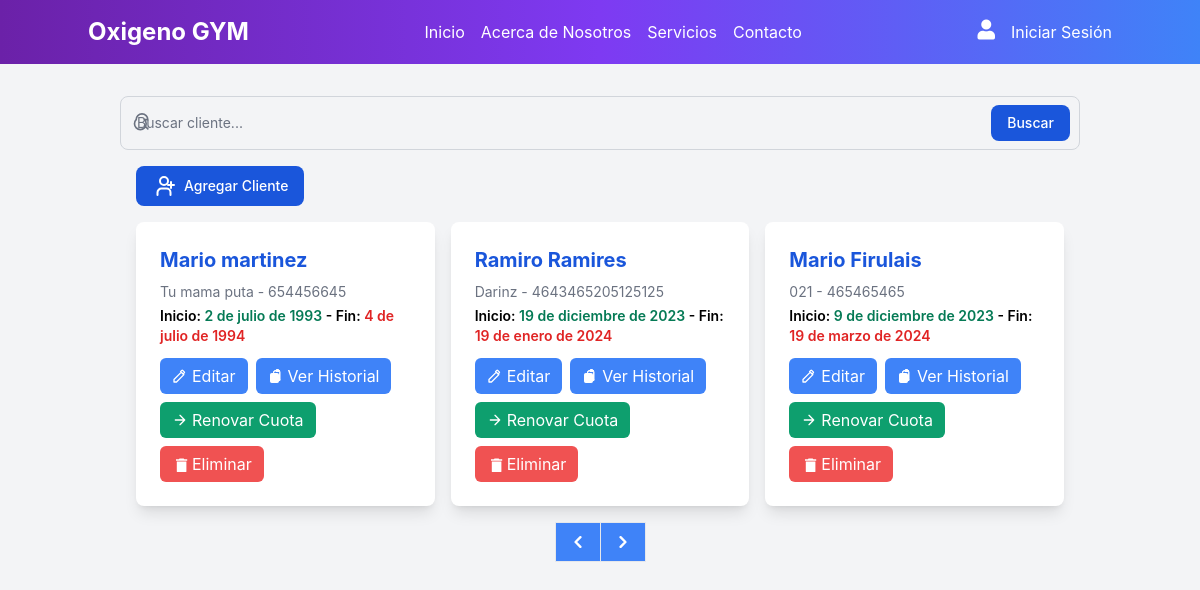
The app's page /clientes/crear/, older data.
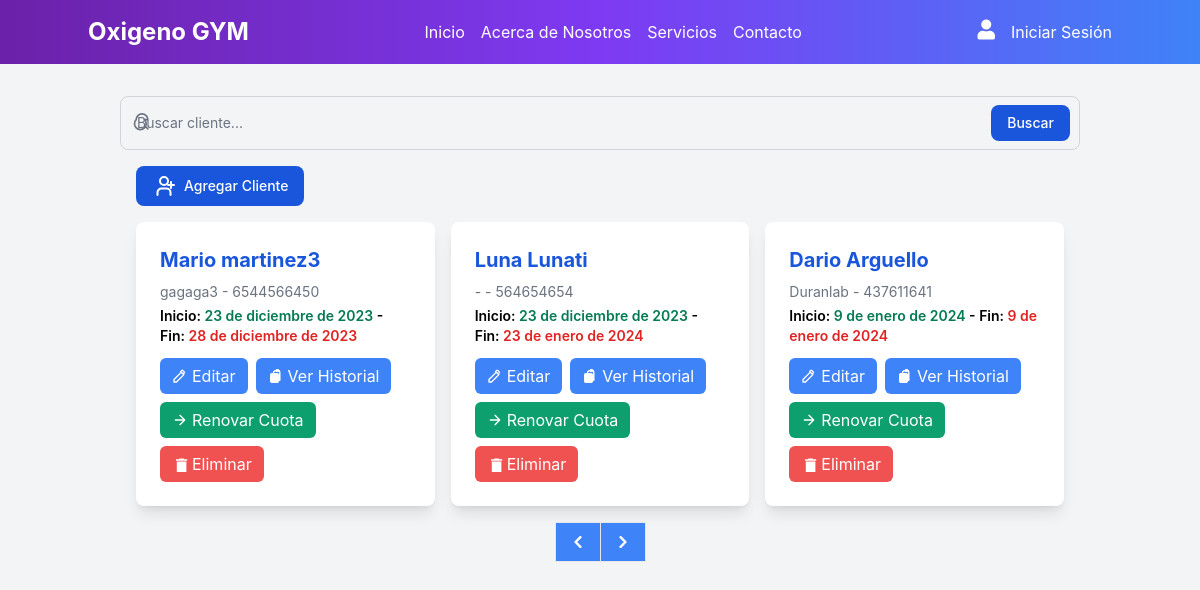
The same page, newer data.
### OxigenoGYMAPP/models.py (models this page shows, shortened)
class Cliente(models.Model):
    id_cliente = models.AutoField(primary_key=True)
    nombre_completo = models.CharField(max_length=100)
    dni = models.CharField(max_length=20, unique=True)
    apodo = models.CharField(max_length=50, blank=True)
    fecha_inicio_cuota = models.DateField(default=default_fecha_inicio, blank=True, null=True)
    fecha_fin_cuota = models.DateField(default=default_fecha_fin, blank=True, null=True)

### OxigenoGYMAPP/views.py (the view)
# urls.py: path('clientes/crear/', views.crear_cliente, name='crear_cliente'),
def crear_cliente(request):
    if request.method == 'POST':
        form = ClienteForm(request.POST)
        if form.is_valid():
            try:
                form.save()
                return redirect('listar_clientes')
            except IntegrityError:
                existing_client = Cliente.objects.get(dni=form.cleaned_data['dni'])
                messages.error(request, f'El cliente con DNI {existing_client.dni} ya existe.')
        else:
            print("Formulario no válido:", form.errors)
    else:
        form = ClienteForm()
    clientes = Cliente.objects.all()
    return render(request, 'clientes.html', {'clientes': clientes, 'form': form})

### OxigenoGYMAPP/forms.py (shortened to what this page needs)
class ClienteForm(forms.ModelForm):
    class Meta:
        model = Cliente
        fields = ['nombre_completo', 'dni', 'apodo', 'fecha_inicio_cuota', 'fecha_fin_cuota']
        widgets = {
            'fecha_inicio_cuota': forms.DateInput(attrs={'type': 'date', 'placeholder': 'YYYY-MM-DD'}, format='%Y-%m-%d'),
            'fecha_fin_cuota': forms.DateInput(attrs={'type': 'date', 'placeholder': 'YYYY-MM-DD'}, format='%Y-%m-%d'),
        }
    def __init__(self, *args, **kwargs):
        super(ClienteForm, self).__init__(*args, **kwargs)
        if self.instance and self.instance.pk:
            self.fields['fecha_inicio_cuota'].initial = self.instance.fecha_inicio_cuota
            self.fields['fecha_fin_cuota'].initial = self.instance.fecha_fin_cuota

### OxigenoGYMAPP/models.py (called while the page is built)
def default_fecha_inicio():
    return datetime.now().date()

def default_fecha_fin():
    return (datetime.now() + timedelta(days=30)).date()

### OxigenoGYMAPP/templates/clientes.html (shortened to what this page needs)
{% extends 'base.html' %}
{% block content %}
<link href="https://cdnjs.cloudflare.com/ajax/libs/flowbite/2.2.0/flowbite.min.css" rel="stylesheet" />
<div class="container mx-auto p-4">
    <form method="get" action="{% url 'listar_clientes' %}">
        <div class="relative">
            <div class="absolute inset-y-0 left-0 flex items-center pl-3 pointer-events-none">
            </div>
            <input type="search" name="q" id="default-search" class="block w-full p-4 pl-12 text-sm text-gray-900 placeholder-gray-500 bg-gray-100 border border-gray-300 rounded-lg focus:ring-blue-500 focus:border-blue-500 dark:bg-gray-700 dark:border-gray-600 dark:placeholder-gray-400 dark:text-white dark:focus:ring-blue-500 dark:focus:border-blue-500" placeholder="Buscar cliente..." required>
            <button type="submit" class="absolute top-1/2 right-2.5 transform -translate-y-1/2 px-4 py-2 text-sm font-medium text-white bg-blue-700 rounded-lg hover:bg-blue-800 focus:outline-none focus:ring-4 focus:ring-blue-300 dark:bg-blue-600 dark:hover:bg-blue-700 dark:focus:ring-blue-800">Buscar</button>
        </div>
    </form>
<div class="container mx-auto p-4">
    <div class="mb-4 text-right">
        <button onclick="abrirModal('agregarClienteModal')" class="flex items-center text-white bg-blue-700 hover:bg-blue-800 focus:ring-4 focus:outline-none focus:ring-blue-300 font-medium rounded-lg text-sm px-4 py-2 text-center dark:bg-blue-600 dark:hover:bg-blue-700 dark:focus:ring-blue-800">
            <svg class="w-6 h-6 mr-2" viewBox="0 0 24 24" stroke-width="2" stroke="currentColor" fill="none" stroke-linecap="round" stroke-linejoin="round">
                <path stroke="none" d="M0 0h24v24H0z"/>
                <circle cx="12" cy="7" r="4" />
                <path d="M5.5 21v-2.5a4 4 0 0 1 4-4h5a4 4 0 0 1 4 4V21" />
                <path d="M16 11h6m-3 -3v6" />
            </svg>
            Agregar Cliente
        </button>
    </div>
    {% if clientes %}
    <div class="grid grid-cols-1 md:grid-cols-2 lg:grid-cols-3 gap-4">
        {% for cliente in clientes %}
            <div class="bg-white p-6 rounded-lg shadow-lg transition duration-300 ease-in-out hover:shadow-xl">
                <h2 class="text-xl font-bold text-blue-700 mb-2">{{ cliente.nombre_completo }}</h2>
                <p class="text-sm text-gray-500 mb-1">{{ cliente.apodo }} - {{ cliente.dni }}</p>
                <p class="text-sm font-semibold mb-3">Inicio: <span class="text-green-600">{{ cliente.fecha_inicio_cuota }}</span> - Fin: <span class="text-red-600">{{ cliente.fecha_fin_cuota }}</span></p>
                <div class="flex flex-wrap gap-2">
                    <button onclick="abrirModalEditar('{{ cliente.id_cliente }}')" class="flex items-center px-3 py-1.5 bg-blue-500 hover:bg-blue-600 focus:ring-2 focus:ring-blue-300 transition-all duration-300 text-white rounded-md focus:outline-none">
                        Editar
                    </button>
                    <button onclick="abrirModalHistorial('{{ cliente.id_cliente }}')" class="flex items-center px-3 py-1.5 bg-blue-500 hover:bg-blue-600 focus:ring-2 focus:ring-blue-300 transition-all duration-300 text-white rounded-md focus:outline-none">
                        Ver Historial
                    </button>
                    <button onclick="abrirModalRenovar('{{ cliente.id_cliente }}')" class="flex items-center px-3 py-1.5 bg-green-500 hover:bg-green-600 focus:ring-2 focus:ring-green-300 transition-all duration-300 text-white rounded-md focus:outline-none">
                        <svg xmlns="http://www.w3.org/2000/svg" class="h-4 w-4 mr-1" fill="none" viewBox="0 0 24 24" stroke="currentColor" stroke-width="2" aria-label="Renovar cuota">
                            <path stroke-linecap="round" stroke-linejoin="round" d="M5 12h14M12 5l7 7-7 7"></path>
                        </svg>
                        Renovar Cuota
                    </button>
                    <form onsubmit="return confirm('¿Estás seguro de querer eliminar este cliente?');" action="{% url 'eliminar_cliente' cliente.id_cliente %}" method="post" class="inline">
                        <button type="submit" class="flex items-center px-3 py-1.5 bg-red-500 hover:bg-red-600 focus:ring-2 focus:ring-red-300 transition-all duration-300 text-white rounded-md focus:outline-none">
                            <svg class="w-4 h-4 mr-1" fill="currentColor" viewBox="0 0 20 20" aria-label="Eliminar cliente">
                                <path d="M6 19c0 1.1.9 2 2 2h8c1.1 0 2-.9 2-2V7H6v12zM19 4h-3.5l-1-1h-5l-1 1H5v2h14V4z"></path>
                            </svg>
                            Eliminar
                        </button>
                    </form>
                </div>
            </div>
        {% endfor %}
    </div>
{% endif %}
<div class="flex justify-center mt-4">
    <nav class="flex items-center -space-x-px h-10 text-base">
        <a href="?page=1" class="flex items-center justify-center px-4 h-10 text-white bg-blue-500 border border-blue-500 rounded-l-md transition duration-300 ease-in-out transform hover:bg-blue-600 hover:scale-105">
            <svg class="w-3 h-3 rtl:rotate-180" aria-hidden="true" xmlns="http://www.w3.org/2000/svg" fill="none" viewBox="0 0 6 10">
                <path stroke="currentColor" stroke-linecap="round" stroke-linejoin="round" stroke-width="2" d="M5 1 1 5l4 4"/>
            </svg>
        </a>
        <a href="?page={{ clientes.paginator.num_pages }}" class="flex items-center justify-center px-4 h-10 text-white bg-blue-500 border border-blue-500 rounded-r-md transition duration-300 ease-in-out transform hover:bg-blue-600 hover:scale-105">
            <svg class="w-3 h-3" aria-hidden="true" xmlns="http://www.w3.org/2000/svg" fill="none" viewBox="0 0 6 10">
                <path stroke="currentColor" stroke-linecap="round" stroke-linejoin="round" stroke-width="2" d="m1 9 4-4-4-4"/>
            </svg>
        </a>
    </nav>
</div>
</body>
{% endblock %}

### OxigenoGYMAPP/templates/base.html (shortened to what this page needs)
<!DOCTYPE html>
<html lang="en">
<head>
    {% load static %}
    <link href="{% static 'output.css' %}" rel="stylesheet">
</head>
<body class="bg-gray-100">
    <nav class="bg-gradient-to-r from-purple-800 via-purple-600 to-blue-500 p-4">
        <div class="container mx-auto flex justify-between items-center">
            <a href="{% url 'index' %}" class="text-white text-2xl font-bold">Oxigeno GYM</a>
            <div class="nav-center hidden sm:flex space-x-4">
                <a href="{% url 'index' %}" class="text-white hover:text-gray-300">Inicio</a>
                <a href="#" class="text-white hover:text-gray-300">Acerca de Nosotros</a>
                <a href="#" class="text-white hover:text-gray-300">Servicios</a>
                <a href="#" class="text-white hover:text-gray-300">Contacto</a>
            </div>
            <div class="auth-links space-x-2">
                {% if user.is_authenticated %}
                    <i class="fas fa-sign-out-alt text-white text-xl mr-2"></i>
                    <a href="{% url 'salir_gym' %}" class="text-white hover:text-gray-300">Cerrar Sesión</a>
                {% else %}
                    <i class="fas fa-user text-white text-xl mr-2"></i>
                    <a href="{% url 'login_gym' %}" class="text-white hover:text-gray-300">Iniciar Sesión</a>
                {% endif %}
            </div>
        </div>
    </nav>
    <div class="container mx-auto p-4">
        {% block content %}
        {% endblock %}
    <link href="https://cdnjs.cloudflare.com/ajax/libs/font-awesome/5.15.3/css/all.min.css" rel="stylesheet">
</body>
</html>

### OxigenoGYMAPP/templates/base.html (style rules this page uses)
@media (min-width: 641px) { .nav-items, .auth-links { display: flex; } }
.nav-center { margin: 0 auto; }

Row changes from the older to the newer data that the page shows:
removed Cliente: nombre_completo "Ramiro Ramires", apodo "Darinz", dni "4643465205125125", fecha_inicio_cuota "19 de diciembre de 2023", fecha_fin_cuota "19 de enero de 2024"
removed Cliente: nombre_completo "Mario Firulais", apodo "021", dni "465465465", fecha_inicio_cuota "9 de diciembre de 2023", fecha_fin_cuota "19 de marzo de 2024"
changed Cliente: nombre_completo "Mario martinez" → "Mario martinez3"; apodo "Tu mama puta" → "gagaga3"; dni "654456645" → "6544566450"; fecha_inicio_cuota "2 de julio de 1993" → "23 de diciembre de 2023"; fecha_fin_cuota "4 de julio de 1994" → "28 de diciembre de 2023"
added Cliente: nombre_completo "Luna Lunati", apodo "-", dni "564654654", fecha_inicio_cuota "23 de diciembre de 2023", fecha_fin_cuota "23 de enero de 2024"
added Cliente: nombre_completo "Dario Arguello", apodo "Duranlab", dni "437611641", fecha_inicio_cuota "9 de enero de 2024", fecha_fin_cuota "9 de enero de 2024"
